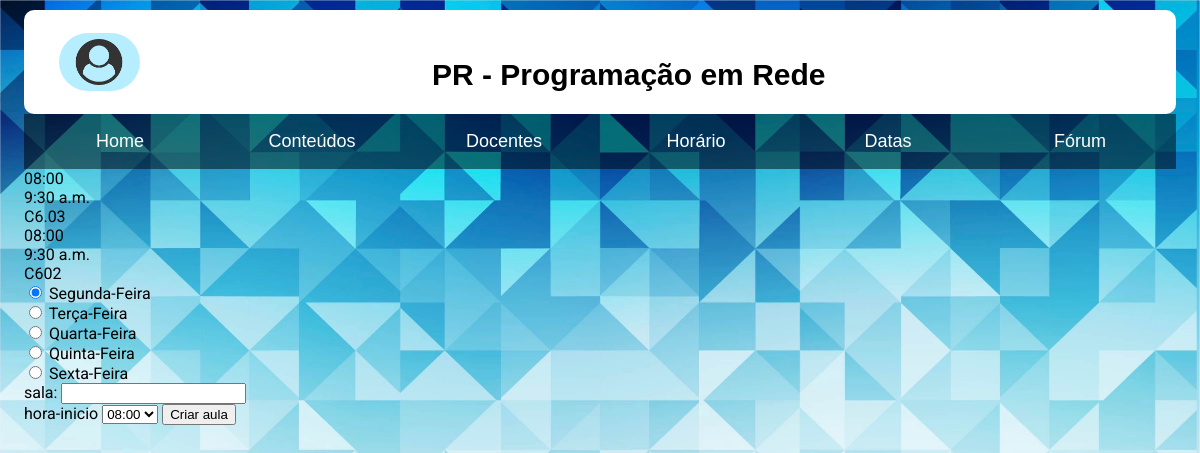
The page /modulo/1/detalhe_semana/ on the database its author committed.
### modulo/models.py (models this page shows)
class Aula(models.Model):
    dia = models.CharField(max_length=200)
    hora_inicio = models.CharField(max_length=100)
    hora_fim = models.TimeField('hora do fim da aula')
    sala = models.CharField(max_length=200, default='')
    semana = models.ForeignKey(Semana, on_delete=models.CASCADE)

### modulo/views.py (the view)
# urls.py: url(r'^(?P<semana_id>[0-9]+)/detalhe_semana/$', views.detalhe_semana, name='detalhe_semana'),
def detalhe_semana(request, semana_id):
    semana= Semana.objects.get(pk=semana_id)
    aulas = semana.aula_set.all()
    return render(request,'modulo/horario/detalhe_semana.html', {'semana':semana,'aulas':aulas})

### modulo/templates/modulo/horario/detalhe_semana.html (shortened to what this page needs)
{% extends 'modulo/index.html' %}
{% block body %}
{% if aulas %}
<ul>
{% for aula in aulas %}
<li>{{aula.hora_inicio}}<br>
    {{aula.hora_fim}}<br>
    {{aula.sala}}
</li>
{% endfor %}
 {% endif %}
</ul>
<form action="{% url 'modulo:criar_aula' semana.id %}" method="post">
   <input type="radio" value="Segunda-Feira" name="dia" checked>
    <label>Segunda-Feira</label><br>
    <input type="radio" value="Terca-Feira" name="dia">
    <label>Terça-Feira</label><br>
    <input type="radio" value="Quarta-Feira" name="dia">
    <label>Quarta-Feira</label><br>
    <input type="radio" value="Quinta-Feira" name="dia">
    <label>Quinta-Feira</label><br>
    <input type="radio" value="Sexta-Feira" name="dia">
    <label>Sexta-Feira</label><br>
    sala:
    <input type="text" name="sala" required><br>
    hora-inicio
    <select name="hora_inicio">
      <option value="08:00"  >08:00</option>
    </select>
    <input type="submit" value="Criar aula" >
</form>
{% endblock %}

### modulo/static/modulo/styles/menu.css (style rules this page uses)
*, *::before, *::after { box-sizing: border-box; }
body { background: linear-gradient(90deg, #3f4593, #5960bd); margin: 0; }
ul { list-style: none; margin: 0; padding: 0; }

### modulo/static/modulo/styles/header.css (style rules this page uses)
html body { min-height: 100%; margin: 10px 2% 10px 2%; }
body { background-image: url(../background5.jpg); background-attachment: fixed; background-repeat: no-repeat; background-size: cover; background-color: rgb(236,235,235); }

### modulo/static/modulo/styles/docentes.css (style rules this page uses)
body { background-color: #f0f0f0; font-family: roboto; }

### rows shown on the page
Aula: hora_inicio "08:00", hora_fim "9:30 a.m.", sala "C6.03"
Aula: hora_inicio "08:00", hora_fim "9:30 a.m.", sala "C602"
